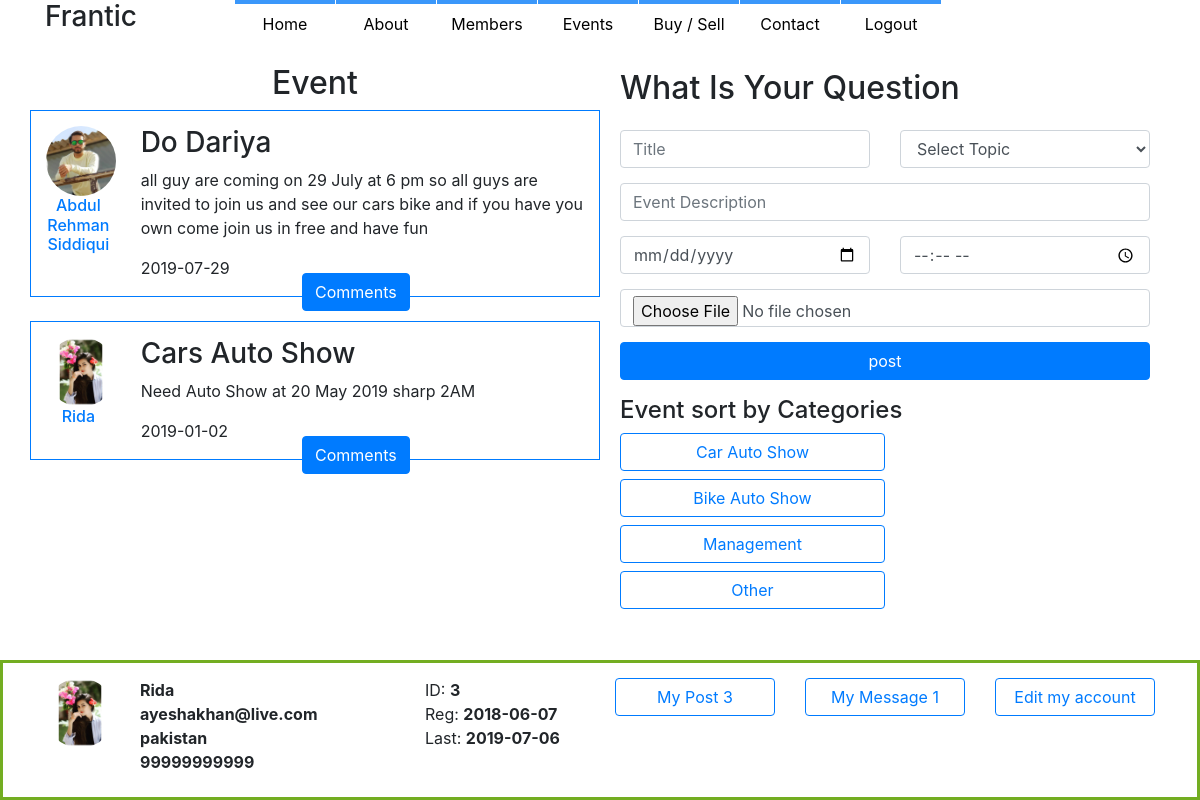
Page /event_topic.php?topic=1 (signed in) on the committed database.
### tables this page shows
CREATE TABLE `users` (
  `user_id` int(11) NOT NULL,
  `user_name` varchar(50) NOT NULL,
  `user_pass` varchar(50) NOT NULL,
  `user_email` varchar(50) NOT NULL,
  `user_country` varchar(50) NOT NULL,
  `user_gender` varchar(10) NOT NULL,
  `user_des` text NOT NULL,
  `user_birth` date NOT NULL,
  `user_mobile` text NOT NULL,
  `user_image` text NOT NULL,
  `cover` text NOT NULL,
  `registor_date` date NOT NULL,
  `last_login` date NOT NULL,
  `status` text NOT NULL,
  `ver_code` int(100) NOT NULL,
  `posts` text NOT NULL
);

CREATE TABLE `events` (
  `event_id` int(150) NOT NULL,
  `user_id` int(11) NOT NULL,
  `event_title` varchar(50) NOT NULL,
  `event_description` varchar(1500) NOT NULL,
  `event_topic` int(50) NOT NULL,
  `event_date` date NOT NULL,
  `event_status` varchar(20) NOT NULL,
  `event_post_date` datetime NOT NULL,
  `event_time` time NOT NULL,
  `event_pic` text NOT NULL,
  `event_doc` text NOT NULL
);

CREATE TABLE `event_topic` (
  `event_topic_id` int(50) NOT NULL,
  `event_topic` varchar(50) NOT NULL
);

### event_topic.php (the view, shortened to what this page needs)
<?php
include("functions/functions.php");
if(!isset($_SESSION['user_email'])){
	header("location: index.php");
}
else {
include("template/header.php");
include("template/footer.php");
?>
<div class="container">
    <div class="row">
        <div class="col-xs-12 col-sm-12 col-md-12 col-lg-6 padding">
			<center><h2>Event</h2></center>
			<?php
			global $con;
			if(isset($_GET['topic'])){
			$event_topic = $_GET['topic'];
			}
			$get_event = "select *from events where event_status='approve' AND event_topic='$event_topic' ORDER by 1 DESC ";
			$run_event = mysqli_query($con,$get_event);
			while($row_event=mysqli_fetch_array($run_event)){
				$user_id = $row_event['user_id'];
				$event_title = $row_event['event_title'];
				$event_description = $row_event['event_description'];
				$event_date = $row_event['event_date'];
		$user = "select * from users where user_id='$user_id' AND posts='yes'";
		$run_user = mysqli_query($con,$user);
		$row_user = mysqli_fetch_array($run_user);
		$user_name = $row_user['user_name'];
		$user_image = $row_user['user_image'];
		echo"
			<div class='row border border-primary paddingtop'>
				<div class='col-md-2 text-center '>
					<img class='rounded-circle' src='user/user_images/$user_image' width='70' height='70'>
					<h6><a href='user_profile.php?u_id=$user_id'>$user_name</a></h6>
				</div>
				<div class='col-md-10'>
					<h3>$event_title</h3>
					<p>$event_description</p>
					<p>$event_date </p>
					<div style='position: absolute; bottom: -15px; right: 40%;'><a href='' class='btn btn-primary'>Comments</a></div>
				</div>
			</div>
			<br>
		";
			};
			?>
		</div>
        <div class="col-xs-12 col-sm-12 col-md-12 col-lg-6 padding">
            <div class="sticky">
                <h2>What Is Your Question</h2>
				<form action="home.php?id=<?php echo $user_id;?>" method="post">
					<div class="row">
						<div class="col-lg-6 paddingtop">
							<input type="text" class="form-control" name="u_title" placeholder="Title" required="required">
						</div>
						<div class="col-lg-6 paddingtop">
						<select class="form-control" name="u_topic">
							<option value="" style="display:none">Select Topic</option>
						</select>
						</div>
						<div class="col-lg-12 paddingtop">
							<input type="text" class="form-control" name="u_msg" placeholder="Event Description" />
						</div>
						<div class="col-lg-6 paddingtop">
							<input type="date" class="form-control" name="u_date" />
						</div>
						<div class="col-lg-6 paddingtop">
							<input type="time" class="form-control" name="u_time" />
						</div>
						<div class="col-lg-12 paddingtop">
							<input type="file" class="form-control" name="u_file" />
						</div>
						<div class="col-lg-12 paddingtop">
							<button name="posted" class="btn btn-primary btn-block">post</button>
						</div>
					</div>
				</form>
                <h4>Event sort by Categories</h4>
                <?php
                $get_topics = "select * from event_topic";
                $run_topics = mysqli_query($con,$get_topics);
					while($row=mysqli_fetch_array($run_topics)){
						$event_topic_id = $row['event_topic_id'];
						$event_topic = $row['event_topic'];
					echo "<a class='btn btn-outline-primary btn-block col-md-6' href='event_topic.php?topic=$event_topic_id'>$event_topic</a>";
				}
                ?>
            </div>
        </div>
    </div>
</div>
<?php
}
?>

### template/footer.php (shortened to what this page needs)
  <div class="fixed d-none d-lg-block">
      <div class="container">
          <div class="row paddingtop">
	<?php
$user = $_SESSION['user_email'];
$get_user = "select *from users where user_email='$user'";
$run_user = mysqli_query($con,$get_user);
$row = mysqli_fetch_array($run_user);
$user_id = $row['user_id'];
$username = $row['user_name'];
$user_image = $row['user_image'];
$user_email = $row['user_email'];
$user_country = $row['user_country'];
$mobile = $row['user_mobile'];
$registor_date = $row['registor_date'];
$last_login = $row['last_login'];
$get_posts = "select * from posts where user_id='$user_id'";
$run_posts = mysqli_query($con,$get_posts);
$posts = mysqli_num_rows($run_posts);
$get_msgs = "select * from inbox where user_id='$user_id' || sender_id='$user_id'";
$run_msgs = mysqli_query($con,$get_msgs);
$msgs = mysqli_num_rows($run_msgs);
echo "
              <div class='col-lg-1'>
			<img class='rounded-circle' src='user/user_images/$user_image' width='70' height='70'>
              </div>
              <div class='col-lg-3'>
                  <strong>$username</strong><br>
                  <strong>$user_email	</strong><br>
                  <strong>$user_country</strong><br>
                  <strong>$mobile</strong>
              </div>
              <div class='col-lg-2'>
                  ID: <strong>$user_id	</strong><br>
                  Reg: <strong>$registor_date</strong><br>
                  Last: <strong>$last_login</strong>
              </div>
              <div class='col-lg-2'>
                  <a class='btn btn-outline-primary btn-block' href='my_posts.php?u_id=$user_id'>My Post $posts</a>
              </div>
              <div class='col-lg-2'>
                  <a class='btn btn-outline-primary btn-block' href='inbox.php?user_id=$user_id'>My Message $msgs</a>
              </div>
              <div class='col-lg-2'>
                  <a class='btn btn-outline-primary btn-block' href='edit_profile.php?u_id=$user_id'>Edit my account</a>
              </div>
	";
?>
          </div>
      </div>
  </div>

### css/style.css (style rules this page uses)
.fixed { position: fixed; bottom: 0; border: 3px solid #73AD21; width: 100%; background-color:#fff; height:140px; z-index: 90; }
.sticky { position: -webkit-sticky; position: sticky; top: 0; padding: 5px; }
.padding { padding-top:20px; padding-bottom:20px; }
.paddingtop { padding-top:15px; }

### rows in the picture
users: user_image (picture), user_name "Rida", user_email "ayeshakhan@live.com", user_country "pakistan", user_mobile "99999999999", user_id "3", registor_date "2018-06-07", last_login "2019-07-06"
events: user.user_image (picture), user.user_name "Abdul Rehman Siddiqui", event_title "Do Dariya", event_description "all guy are coming on 29 July at 6 pm so all guys are invited to join us and see our cars bike and if you have you own come join us in free and have fun", event_date "2019-07-29"
events: user.user_image (picture), user.user_name "Rida", event_title "Cars Auto Show", event_description "Need Auto Show at 20 May 2019 sharp 2AM", event_date "2019-01-02"
event_topic: event_topic "Car Auto Show"
event_topic: event_topic "Bike Auto Show"
event_topic: event_topic "Management"
event_topic: event_topic "Other"

### other values in the picture
$posts "3"
$msgs "1"
